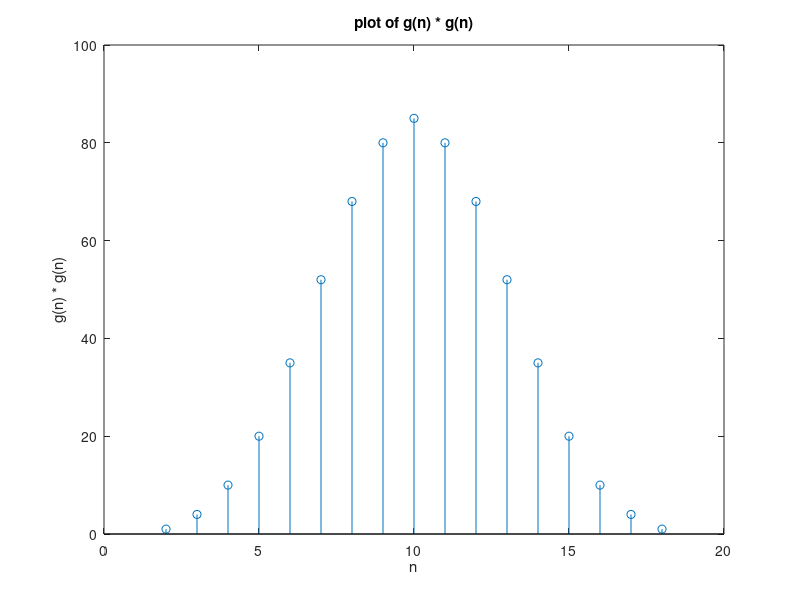

Reproduce this figure in MATLAB.
n = 1 : 9;
g = n .* (n >= 0) - 2 * (n - 5) .* (n >= 5) + (n - 10) .* (n >= 10);
m = 2 : 18;
e = conv(g, g);
stem(m, e)
xlabel('n')
ylabel('g(n) * g(n)')
title('plot of g(n) * g(n)')